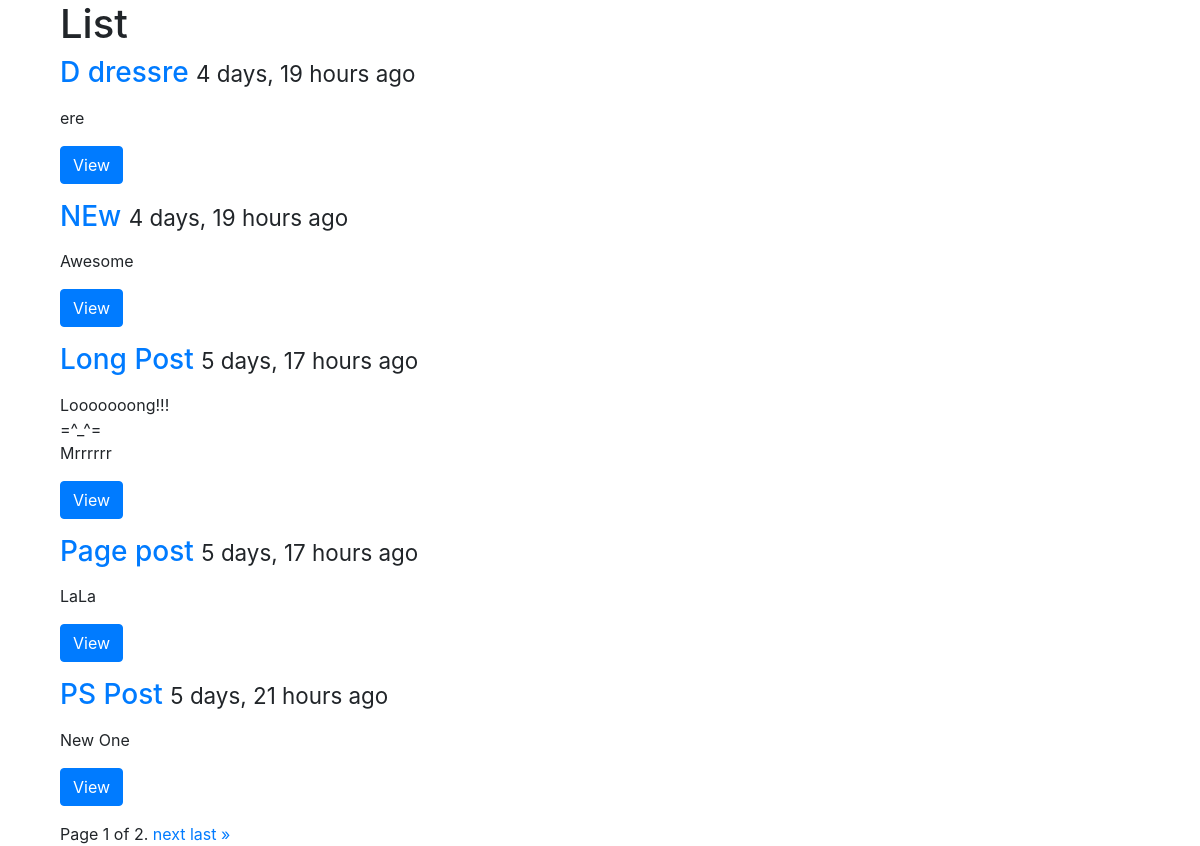
/posts/, run on the app's committed database.
### posts/models.py (models this page shows, shortened)
class Post(models.Model):
    title = models.CharField(max_length=120)
    image = models.FileField(null=True, blank=True)
    content = models.TextField()
    updated = models.DateTimeField(auto_now=True, auto_now_add=False)
    timestamp = models.DateTimeField(auto_now=False, auto_now_add=True)
    def get_absolute_url(self):
        return reverse("posts_detail", kwargs={'id': self.id})
    class Meta:
        ordering = ['-timestamp', '-updated']

### posts/views.py (the view)
# urls.py: path('', posts_list, name='posts_list'),
def posts_list(request):
    queryset_list = Post.objects.all()  # .order_by('-timestamp')
    paginator = Paginator(queryset_list, 5)  # Show 25 contacts per page.
    page = request.GET.get('page')
    try:
        queryset = paginator.page(page)
    except PageNotAnInteger:
        queryset = paginator.page(1)
    except EmptyPage:
        queryset = paginator.page(paginator.num_pages)
    context_data = {
        'obj_list': queryset,
        'title': 'List'
    }
    return render(request, 'post_list.html', context_data)

### TEMPLATES/post_list.html (shortened to what this page needs)
{% extends "base.html" %}
{% block content %}
<div class="col-sm-6 col-sm-offset-3">
    <h1>{{ title }}</h1>
{% for obj in obj_list %}
<div class="row">
    <div class="col-sm-12">
        <div class="thumbnail">
            <div class="caption">
                <h3> <a href='{{ obj.get_absolute_url }}'> {{ obj.title }}</a> <small> {{ obj.timestamp | timesince }} ago </small></h3>
            <p>{{ obj.content | linebreaks | truncatechars:120 }}</p>
                <p><a href="{{ obj.get_absolute_url }}" class="btn btn-primary" role="button"> View </a></p>
            </div>
        </div>
    </div>
</div>
{% endfor%}
    <div class="pagination">
    <span class="step-links">
        <span class="current">
            Page {{ obj_list.number }} of {{ obj_list.paginator.num_pages }}.
        </span>
        {% if obj_list.has_next %}
            <a href="?page={{ obj_list.next_page_number }}">next</a>
            <a href="?page={{ obj_list.paginator.num_pages }}">last &raquo;</a>
        {% endif %}
    </span>
</div>
</div>
{% endblock content %}

### data on the page
Post: title "D dressre", timestamp "4 days, 19 hours", content "ere"
Post: title "NEw", timestamp "4 days, 19 hours", content "Awesome"
Post: title "Long Post", timestamp "5 days, 17 hours", content "Looooooong!!! =^_^= Mrrrrrr"
Post: title "Page post", timestamp "5 days, 17 hours", content "LaLa"
Post: title "PS Post", timestamp "5 days, 21 hours", content "New One"

### other printed values
{{ title }} "List"
{{ obj_list.number }} "1"
{{ obj_list.paginator.num_pages }} "2"
